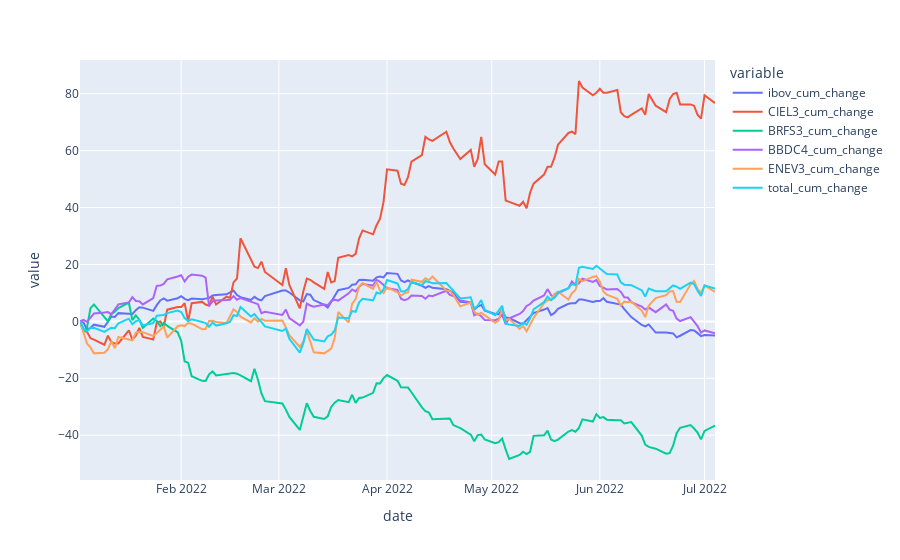

Write notebook code for a chart like this one.
### Code cell
fig = px.line(final_df, x='date', y=[column for column in final_df.columns if "change" in column])
fig.show()
